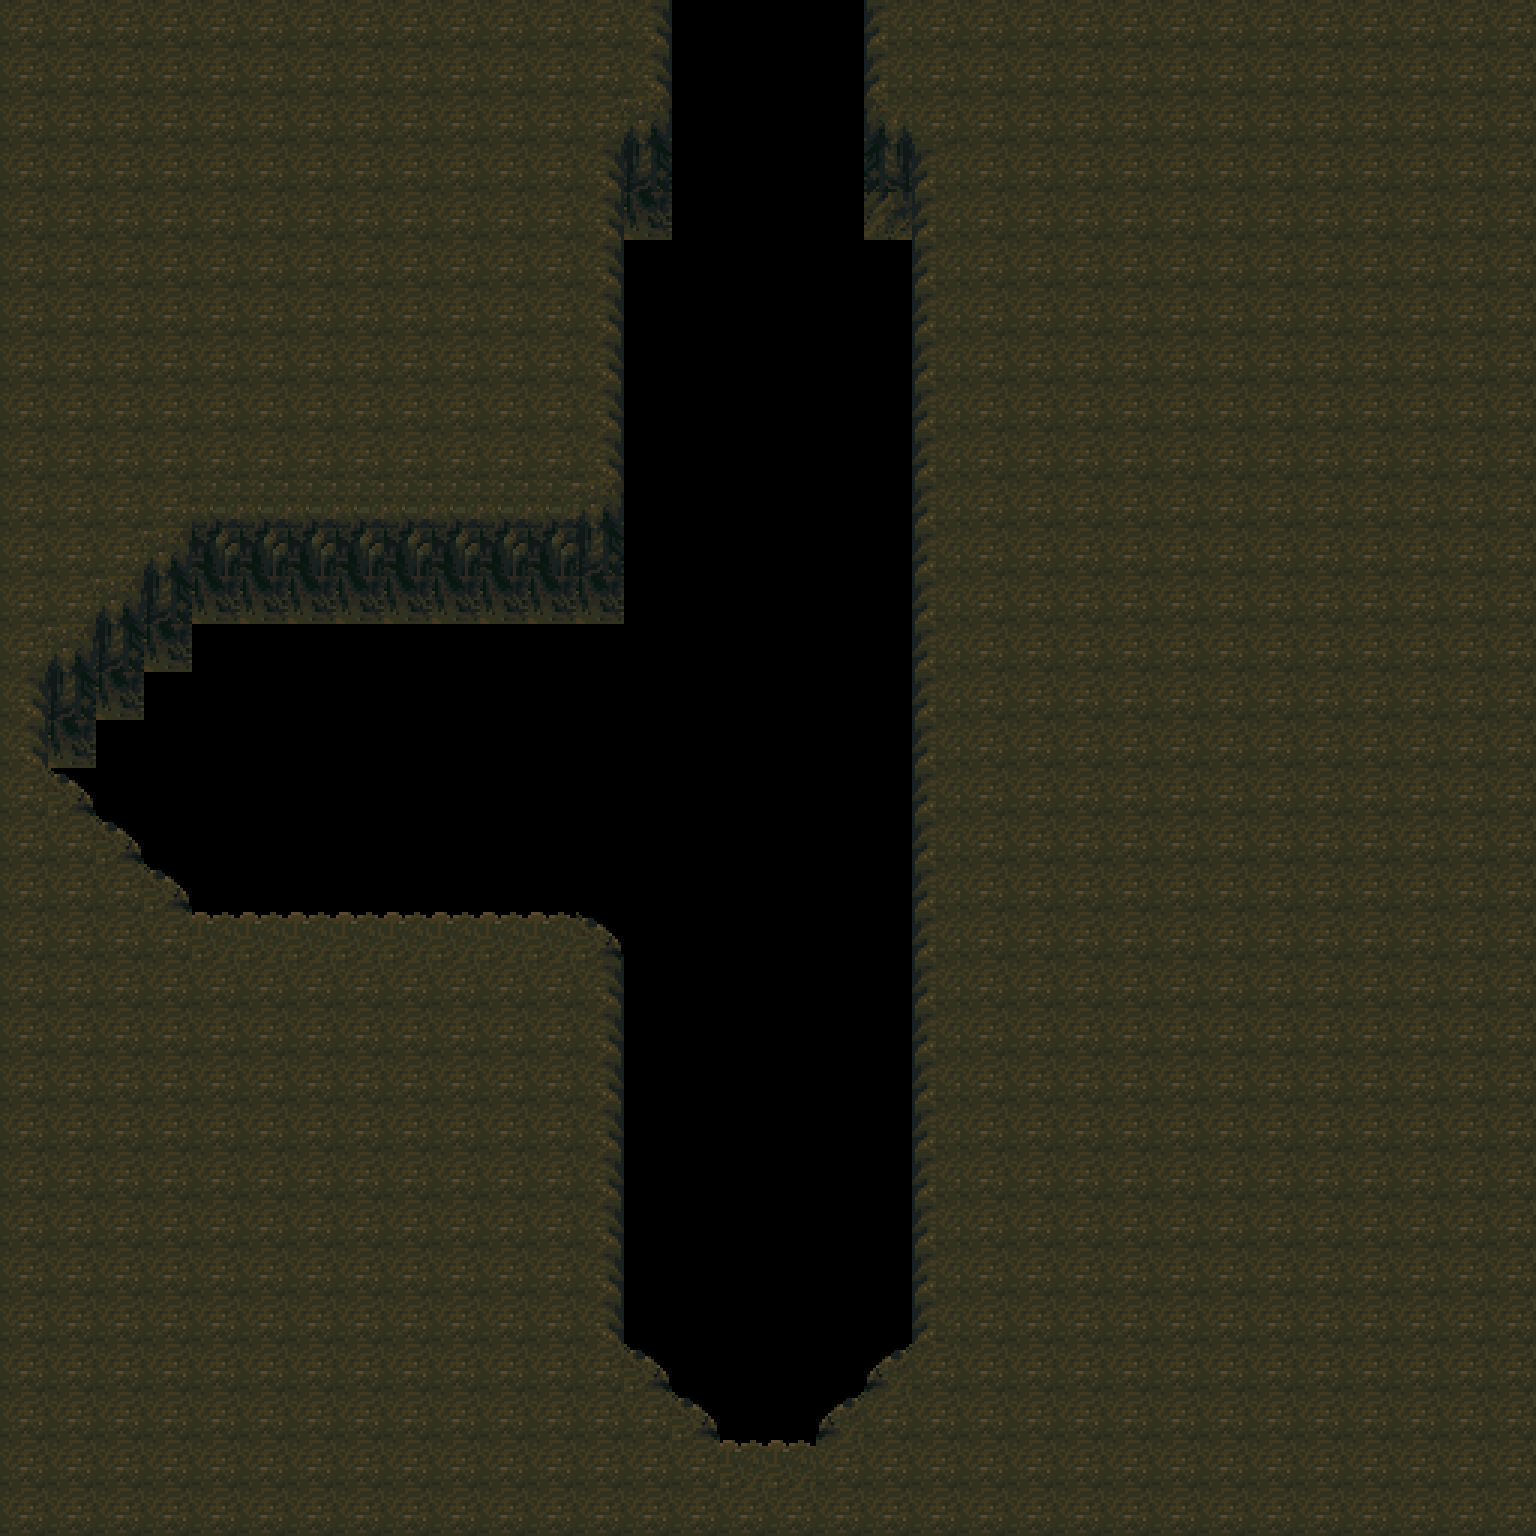

The image is a tile-based game level rendered from a .tmx file. Its description and source (layers, tilesets, objects; grid data summarised) follow:
An orthogonal 32x32 tile map with 48x48 px tiles, 1 tile layer (Furnishing), 1 hidden layer not drawn and 2 objects.

<map version="1.2" tiledversion="1.3.4" orientation="orthogonal" renderorder="right-down" width="32" height="32" tilewidth="48" tileheight="48" infinite="0" nextlayerid="4" nextobjectid="5">
 <tileset firstgid="1" source="CaveInner.tsx" />
 <layer id="2" name="Floor" width="32" height="32" visible="0">
  <data>[1024 cells, 1024 non-empty, 1 distinct tile ids]</data>
 </layer>
 <layer id="1" name="Furnishing" width="32" height="32">
  <data>[1024 cells, 800 non-empty, 14 distinct tile ids]</data>
 </layer>
 <objectgroup id="3" name="Props">
  <object id="3" gid="20" x="768" y="1440" width="48" height="48">
   <properties>
    <property name="I" value="[ChestSpawn]" />
   </properties>
  </object>
  <object id="4" gid="20" x="96" y="816" width="48" height="48">
   <properties>
    <property name="I" value="[ChestSpawn]" />
   </properties>
  </object>
 </objectgroup>
</map>
